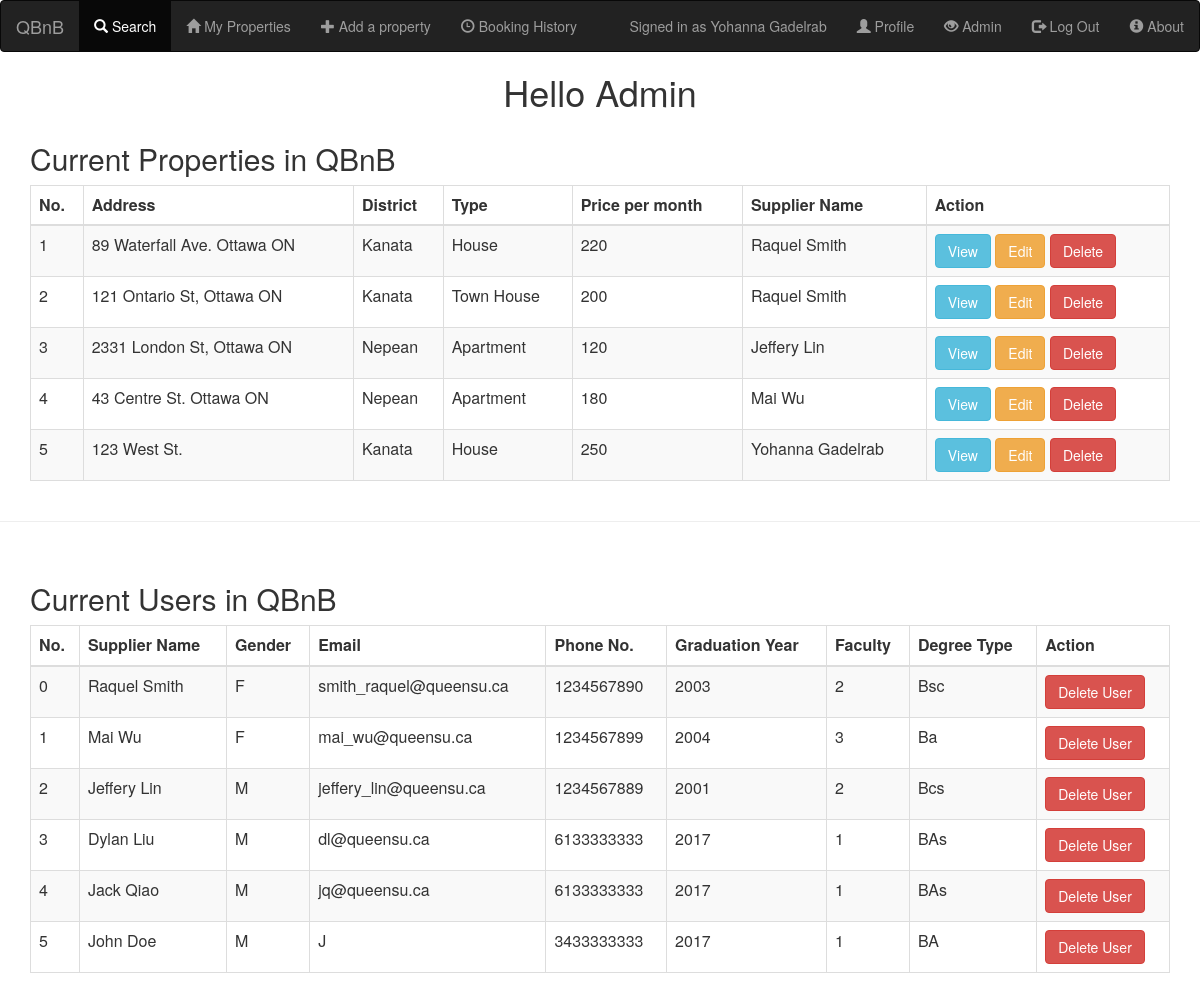
/admin.php (signed in), run on an earlier commit of the app's database.
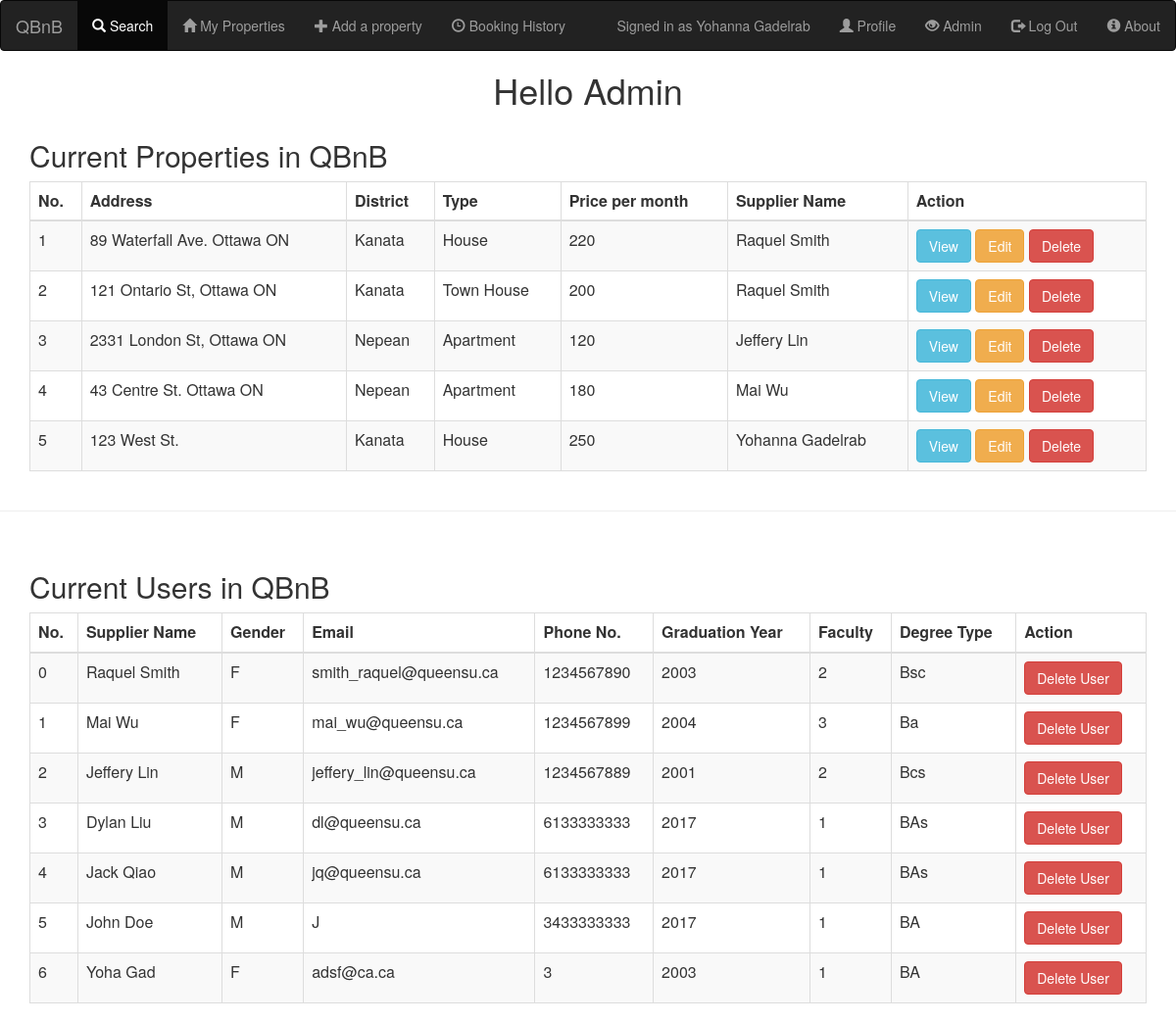
And on a later commit of the database.
### tables this page shows
CREATE TABLE IF NOT EXISTS `users` (
  `user_id` int(11) NOT NULL AUTO_INCREMENT,
  `FName` varchar(10) NOT NULL,
  `LName` varchar(10) NOT NULL,
  `gender` char(1) NOT NULL COMMENT 'F or M',
  `email` varchar(32) NOT NULL,
  `password` varchar(32) NOT NULL,
  `phone_no` char(10) NOT NULL,
  `grad_year` year(4) NOT NULL,
  `faculty_id` int(10) NOT NULL,
  `is_admin` tinyint(1) NOT NULL DEFAULT '0',
  `degree_type` varchar(5) NOT NULL,
  PRIMARY KEY (`user_id`),
  KEY `faculty_id_index` (`faculty_id`) USING BTREE
);

CREATE TABLE IF NOT EXISTS `properties` (
  `property_id` int(11) NOT NULL AUTO_INCREMENT,
  `supplier_id` int(11) NOT NULL,
  `address` varchar(100) NOT NULL,
  `district` varchar(20) NOT NULL,
  `type` varchar(20) NOT NULL,
  `price` float NOT NULL COMMENT 'Price per month',
  PRIMARY KEY (`property_id`),
  KEY `supplier_id_index` (`supplier_id`) USING BTREE,
  KEY `district` (`district`)
);

### admin.php (the view, shortened to what this page needs)
<?php
require_once 'header.php';
require_once 'navbar.php';
?>
<html>
<body>
    <h1 class="text-center">Hello Admin</h1>
    <?php
    $query = "SELECT property_id, address, district, type, price, FName, LName FROM properties, users where supplier_id = user_id";
    if($stmt = $con->prepare($query)){
        $stmt->execute();
        $result = $stmt->get_result();
        $num = $result->num_rows;;
        if($num == 0)
          echo "<h3>There are no properties currently registered in QBnB</h3>";
        else {
        ?>
        <div class="container">
          <h2>Current Properties in QBnB</h2>
          <table class="table table-bordered table-striped" >
            <thead>
            <tr>
              <th>No.</th>
              <th>Address</th>
              <th>District</th>
              <th>Type</th>
              <th>Price per month</th>
              <th>Supplier Name</th>
              <th>Action</th>
            </tr>
            </thead>
            <tbody>
            <?php
              $i = 1;
              while($row = $result->fetch_assoc()):
            ?>
            <tr>
              <td><?= $i; $i++ ?></td>
              <td><?=$row['address'] ?></td>
              <td><?=$row['district']?></td>
              <td><?=$row['type']?></td>
              <td><?=$row['price']?></td>
              <td><?=$row['FName'] . ' ' . $row['LName']?></td>
              <td>
              <a type="button" class="btn btn-info" href="view_property.php?property_id=<?=$row['property_id']?>">View</a>
              <a type="button" class="btn btn-warning" href="edit_property.php?property_id=<?=$row['property_id']?>">Edit</a>
              <a type="button" class="btn btn-danger" href="delete_property.php?property_id=<?=$row['property_id']?>">Delete</a>
              </td>
            </tr>
              <?php
              endwhile;
            }
          }
          ?>
            </tbody>
          </table>
        </div>
    <hr class = "colorgraph"> <br>
    <?php
    $query = "SELECT user_id, FName, LName, gender, email, phone_no, grad_year, faculty_id, degree_type FROM users";
    $stmt = $con->prepare($query);
    $stmt->execute();
    $result = $stmt->get_result();
    $num = $result->num_rows;;
    if($num == 0)
      echo "<h3>Other than you, there are currently no users registered in QBnB</h3>";
    else{
    ?>
    <div class="container">
      <h2>Current Users in QBnB</h2>
      <table class="table table-bordered table-striped" >
      <thead>
        <tr>
          <th>No.</th>
          <th>Supplier Name</th>
          <th>Gender</th>
          <th>Email</th>
          <th>Phone No.</th>
          <th>Graduation Year</th>
          <th>Faculty</th>
          <th>Degree Type</th>
          <th>Action</th>
        </tr>
      </thead>
      <tbody>
    <?php
        $i = 0;
        while($users = $result->fetch_assoc()):
          if($users['user_id'] == $_SESSION['user_id'])
            continue;
    ?>
          <tr>
            <td><?= $i; $i++ ?></td>
            <td><?= $users['FName'] . ' ' . $users['LName'] ?></td>
            <td><?= $users['gender']?></td>
            <td><?= $users['email']?></td>
            <td><?= $users['phone_no']?></td>
            <td><?= $users['grad_year']?></td>
            <td><?= $users['faculty_id']?></td>
            <td><?= $users['degree_type'] ?></td>
            <td><a type="button" class="btn btn-danger" href=<?php echo "delete_user.php?user_id=" . $users['user_id']?> > Delete User</a></td>
          </tr>
        <?php
        endwhile;
    }
    ?>
      </tbody>
    </table>
  </div>
</body>
</html>

### header.php (shortened to what this page needs)
<?php
function userLoggedIn(){
    if(isset($_SESSION['isloggedIn']) && $_SESSION['isloggedIn'])
        return true;
    return false;
}
echo '<link rel="stylesheet" href="http://maxcdn.bootstrapcdn.com/bootstrap/3.3.6/css/bootstrap.min.css">';
?>

### navbar.php
<?php
require_once 'header.php';
if( userLoggedIn() ){
    $query = "SELECT FName, LName FROM users WHERE user_id=?";
    $stmt = $con->prepare($query);
    $stmt->bind_Param("s", $_SESSION['user_id']);
    $stmt->execute();
    $result = $stmt->get_result();
    $row = $result->fetch_assoc();
}
?>
<html>
    <!DOCTYPE html>
    <html lang="en">
        <head></head>
        <body>
            <nav class="navbar navbar-inverse">
                <div class="container-fluid">
                    <div class="navbar-header">
                        <a class="navbar-brand" href="index.php">QBnB</a>
                    </div>
                    <?php
                    if(userLoggedIn()){
                    ?>
                        <ul class="nav navbar-nav">
                        <li class="active"><a href="search.php"><span class="glyphicon glyphicon-search"></span> Search</a></li>
                        <li><a href="user_properties.php"><span class="glyphicon glyphicon-home"></span> My Properties</a></li>
                        <li><a href="add_property.php"><span class="glyphicon glyphicon-plus"></span> Add a property</a></li>
                        <li><a href="booking_history.php?user_id=<?= $_SESSION['user_id']?>"><span class="glyphicon glyphicon-time"></span> Booking History</a></li>
                        </ul>
                        <ul class="nav navbar-nav navbar-right">
                        <?php
                        echo '<li><p class="navbar-text">Signed in as '.$row['FName'] . ' ' . $row['LName'].'</p></li>
                            <li><a href="profile.php"><span class="glyphicon glyphicon-user"></span> Profile</a></li>';
                        if(isset($_SESSION['is_admin']) && $_SESSION['is_admin']){
                            echo '<li><a href="admin.php"><span class="glyphicon glyphicon-eye-open"></span> Admin</a></li>';
                        }
                    echo '<li><a href="index.php?logout=1"><span class="glyphicon glyphicon-log-out"></span> Log Out</a></li>';
                    }
                    else{
                        echo '<ul class="nav navbar-nav navbar-right">';
                    }
                    ?>
                    <li><a href="about.php"><span class="glyphicon glyphicon-info-sign"></span> About</a></li>
                    </ul>
                </div>
            </nav>
        </body>
    </html>
</html>

What changed in the data, as far as the page shows it:
added users: FName "Yoha", LName "Gad", gender "F", email "adsf@ca.ca", phone_no "3", grad_year "2003", faculty "1", degree_type "BA"
